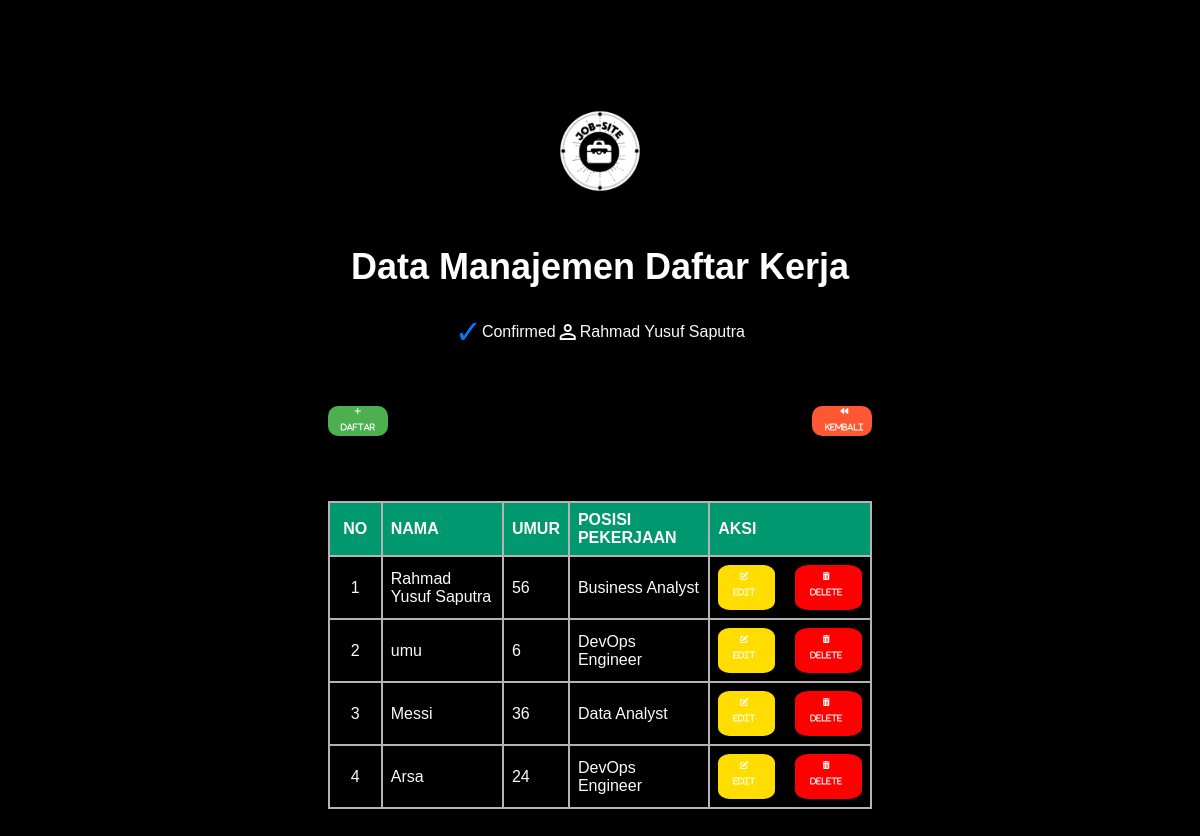
Page /CRUD.php on the committed database.
### tables this page shows
CREATE TABLE `pendaftaran` (
  `id` int(11) NOT NULL,
  `nama` varchar(50) NOT NULL,
  `umur` int(10) NOT NULL,
  `posisi_pekerjaan` enum('Web Developer','Data Scientist','Desainer Grafis','Software Engineer','Mobile Developer','Backend Developer','Frontend Developer','UI/UX Designer','DevOps Engineer','Product Manager','Data Analyst','Digital Marketing','Business Analyst','Quality Assurance','Network Engineer','System Administrator','Cloud Engineer','Security Analyst','Sales Executive','Content Writer','Graphic Designer') NOT NULL
);

### CRUD.php (the view, shortened to what this page needs)
<?php
  require "koneksi.php";
  $sql = mysqli_query($conn, "SELECT * FROM pendaftaran");
  $daftarkerja = [];
  while ($row = mysqli_fetch_assoc($sql)) {
      $daftarkerja[] = $row;
  }
?>
<!DOCTYPE html>
<html lang="en">
<head>
  <link rel="stylesheet" href="https://cdnjs.cloudflare.com/ajax/libs/font-awesome/6.6.0/css/all.min.css" />
  <link rel="stylesheet" href="style.css"><link href="https://fonts.googleapis.com/icon?family=Material+Icons" rel="stylesheet">
  <link rel="stylesheet" href="daftar.css" />
</head>
  <main class="data-kerja-section">
    <img class="Gambar1" src="job-site.png" alt="Gambar">
    <h2 class="data-kerja-title">
    Data Manajemen Daftar Kerja
    </h2>
    <div class="status-container">
      <div class="status-icon">✓</div>
      <div class="status-text">Confirmed</div>
      <i class="material-icons">perm_identity</i>
      <div class="status-text">Rahmad Yusuf Saputra</div>
    </div>
    <div class="container">
      <a href="tambah.php">
        <button class="tambah">
        <i class="fa-solid fa-plus"><p>Daftar</p></i>
        </button>
      </a>
      <a href="index.php">
        <button class="kembali">
        <i class="fa-solid fa-backward"><p>Kembali</p></i>
        </button>
      </a>
    </div>
    <div  class="job-table-container">
    <table class="table-kerja">
      <thead>
        <tr class="table-kerja-row"">
          <th class="table-kerja-header">NO</th>
          <th class="table-kerja-header">NAMA</th>
          <th class="table-kerja-header">UMUR</th>
          <th class="table-kerja-header">POSISI PEKERJAAN</th>
          <th class="table-kerja-header">AKSI</th>
        </tr>
      </thead>
</div>
      <tbody>
        <?php $i = 1; foreach($daftarkerja as $dk) : ?>
          <tr class="table-kerja-row"">
            <td class="table-kerja-data"><?php echo $i ?></td>
            <td class="table-kerja-data"><?php echo $dk['nama'] ?></td>
            <td class="table-kerja-data"><?php echo $dk['umur'] ?></td>
            <td class="table-kerja-data"><?php echo $dk['posisi_pekerjaan'] ?></td>
            <td class="table-kerja-data">
              <div class="button-UD">
                <a href="edit.php?id=<?php echo $dk['id']?>">
                  <button class="edit-data">
                  <i class="fa-solid fa-pen-to-square"><p>Edit</p></i>
                  </button>
                </a>
                <a href="delete.php?id=<?php echo $dk['id']?>"
                onclick="return confirm('Yakin ingin menghapus data ini?');">
                  <button class="hapus-data">
                    <i class="fa-solid fa-trash-can"><p>Delete</p></i>
                  </button>
                </a>
              </div>
            </td>
          </tr>
        <?php $i++; endforeach ?>
      </tbody>
  </main>
</body>
</html>

### style.css (style rules this page uses)
button { background: #efefef; height: 30px; width: 60px; border-radius: 20px; border: 0; outline: 0; cursor: pointer; transition: background 0.5s, margin-left 0.5s; }
.data-kerja-section { display: flex; flex-direction: column; align-items: center; gap: 25px; margin: 50px 100px; }
.data-kerja-title { font-size: 36px; font-weight: 700; margin: 0; }
.table-kerja { border-collapse: collapse; width: 100%; max-width: 800px; margin: 20px auto; }
.table-kerja-header, .table-kerja-row, .table-kerja-data { border: 2px solid rgb(180, 180, 180); text-align: left; padding: 8px; }
.table-kerja-header:nth-child(1), .table-kerja-row:nth-child(1), .table-kerja-data:nth-child(1) { width: 35px; text-align: center; }
.job-table-container { display: flex; justify-content: center; align-items: center; padding: 20px; margin: 0 auto; width: 80%; }
thead > .table-kerja-row { background-color: #00986f; }

### daftar.css (style rules this page uses)
.button-UD { display: flex; justify-content: center; gap: 20px; }
.edit-data, .hapus-data { border: none; border-radius: 20%; width: auto; height: 45px; padding: 5px 15px; display: flex; align-items: center; justify-content: center; cursor: pointer; transition: background-color 0.3s ease; font-size: 14px; }
.edit-data { background-color: #ffdd00; }
.hapus-data { background-color: #ff0000; }
.edit-data i, .hapus-data i { margin-right: 5px; color: #fff; font-size: 8px; }
.container { display: flex; justify-content: space-between; align-items: center; width: 80%; max-width: 1500px; }
.tambah, .kembali { border-radius: 10px; padding-left: 13px; cursor: pointer; transition: background-color 0.3s ease; color: #fff; display: flex; }
.tambah { background-color: #4CAF50; }
.kembali { background-color: #ff5733; }
.tambah i, .kembali i { margin-right: 10px; margin-bottom: 70px; font-size: 8px; }
.data-kerja-section { display: flex; flex-direction: column; align-items: center; margin: 1000px 100px; }
.data-kerja-title { font-size: 36px; font-weight: 600; margin: 20px 80; color: #ffffff; text-align: center; }
.table-kerja { border-collapse: collapse; width: 100%; max-width: 800px; margin: 20px auto; }
.table-kerja-header, .table-kerja-row, .table-kerja-data { border: 2px solid rgb(180, 180, 180); text-align: left; padding: 8px; }
.table-kerja-header:nth-child(1), .table-kerja-row:nth-child(1), .table-kerja-data:nth-child(1) { width: 35px; text-align: center; }
.job-table-container { display: flex; justify-content: center; align-items: center; padding: 20px; margin: 0 auto; width: 80%; }
thead > .table-kerja-row { background-color: #00986f; }
a { text-decoration: none; }
.tambah, .kembali { text-decoration: none; }
.Gambar1 { display: block; margin: 0 auto 20px; border-radius: 50%; width: 100px; height: 100px; margin-top: 150px; }
.status-icon { font-size: 2em; color: #007bff; }
.status-container { display: flex; justify-content: space-between; align-items: center; margin-bottom: 30px; }

### rows in the picture
pendaftaran: nama "Rahmad Yusuf Saputra", umur "56", posisi_pekerjaan "Business Analyst"
pendaftaran: nama "umu", umur "6", posisi_pekerjaan "DevOps Engineer"
pendaftaran: nama "Messi", umur "36", posisi_pekerjaan "Data Analyst"
pendaftaran: nama "Arsa", umur "24", posisi_pekerjaan "DevOps Engineer"
